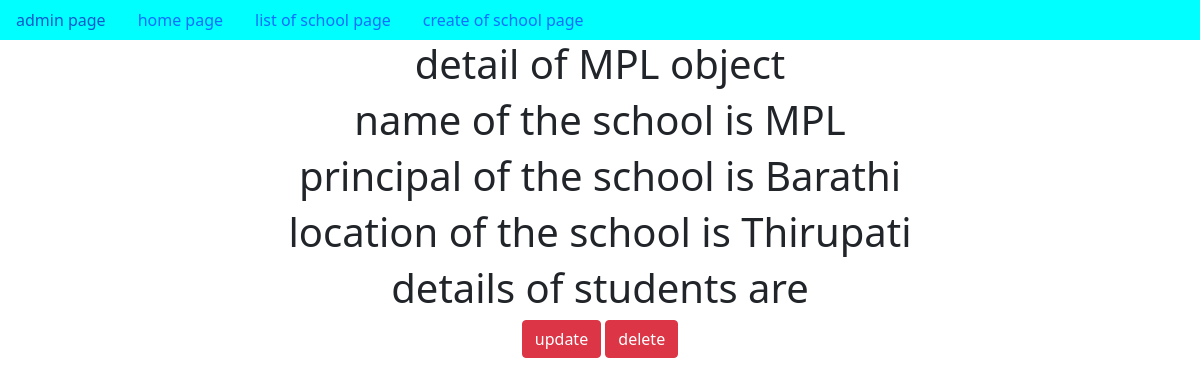
The app's page /5/ with its own data.
### app/models.py (models this page shows, shortened)
class School(models.Model):
    name=models.CharField(max_length=100)
    principal=models.CharField(max_length=100)
    location=models.CharField(max_length=100)

### app/views.py (the view)
# urls.py: re_path('(?P<pk>\d+)/',SchoolDetail.as_view(),name='SchoolDetail'),
class SchoolDetail(DetailView):
    model=School
    context_object_name='sclobject'

### templates/app/school_detail.html (shortened to what this page needs)
{% extends 'app/dummy.html' %}
{% block body_block %}
<h1> detail of {{sclobject.name}} object</h1>
<h1>name of the school is {{sclobject.name}}</h1>
<h1>principal of the school is {{sclobject.principal}}</h1>
<h1>location of the school is {{sclobject.location}}</h1>
<h1> details of students are</h1>
<a href="{% url 'SchoolUpdate' pk=sclobject.pk %}" class="btn btn-danger">update</a>
<a href="{% url 'SchoolDelete' pk=sclobject.pk %}" class="btn btn-danger">delete</a>
{% endblock %}

### records on screen
School: name "MPL", principal "Barathi", location "Thirupati"
